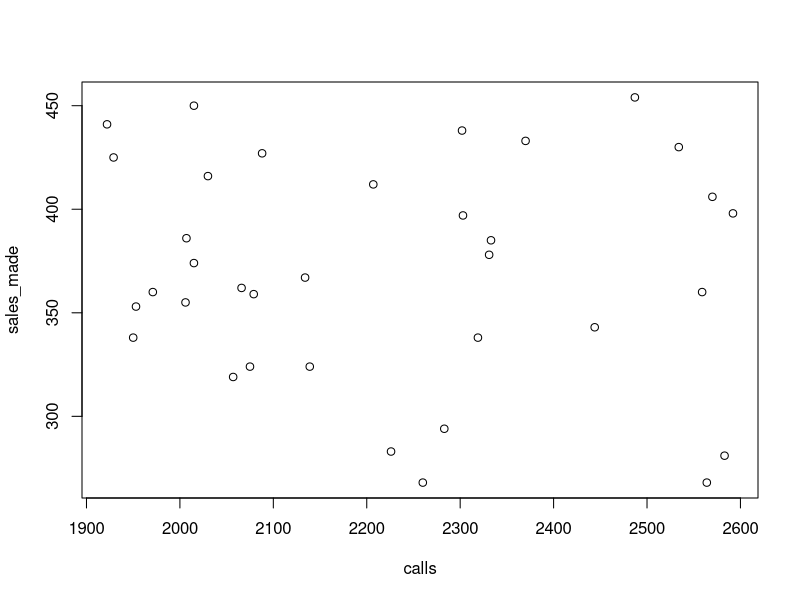
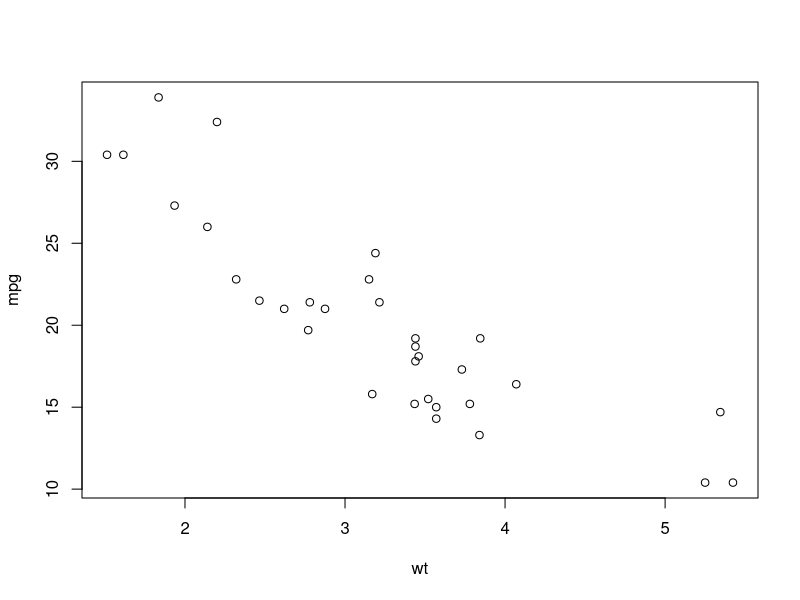

Source code (R) for these figures, in order:
## ---- chunk 1
knitr::opts_chunk$set(echo = TRUE, comment=NA, toc=TRUE)
library(tidyverse)
## ---- chunk 2
library(tidyverse)
## ---- chunk 3
SalesCalls <- read_csv("SalesCalls.csv")
attach(SalesCalls)
## ---- chunk 4
plot(sales_made ~ calls)
## ---- chunk 5
cor(sales_made, calls)
## ---- chunk 6
Cars <- read_csv("Cars.csv")
attach(Cars)
## ---- chunk 7
plot(mpg ~ wt)
## ---- chunk 8
cor(mpg, wt)
